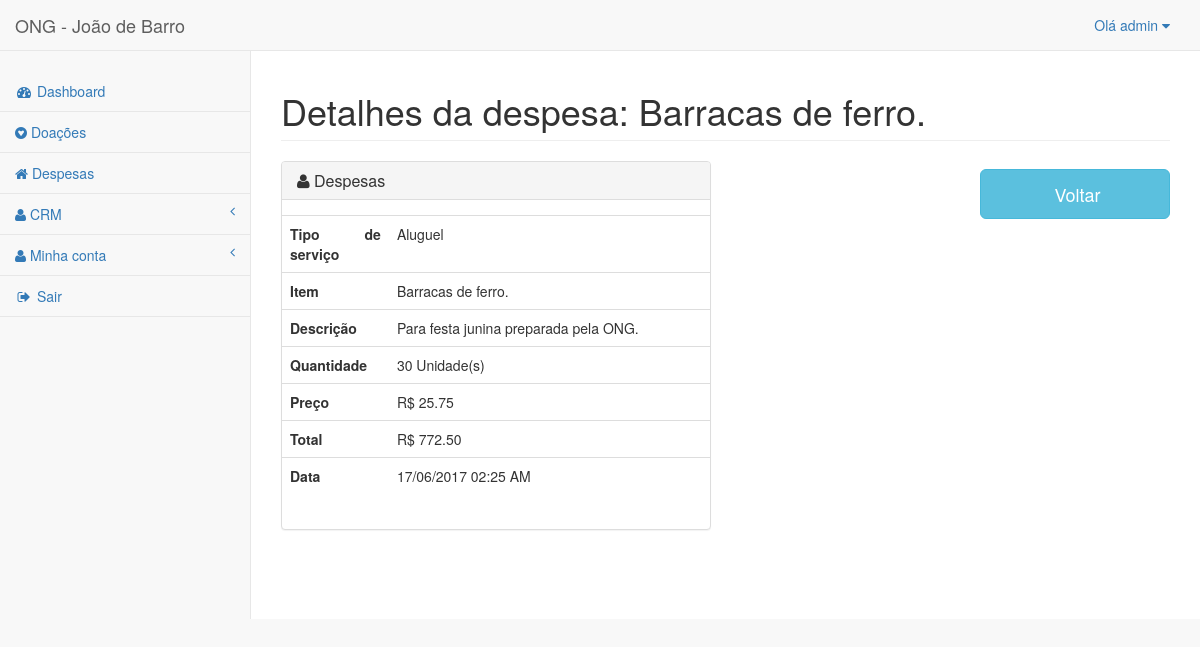
The page /despesas/detalhes/2/ (signed in) on the database as committed earlier.
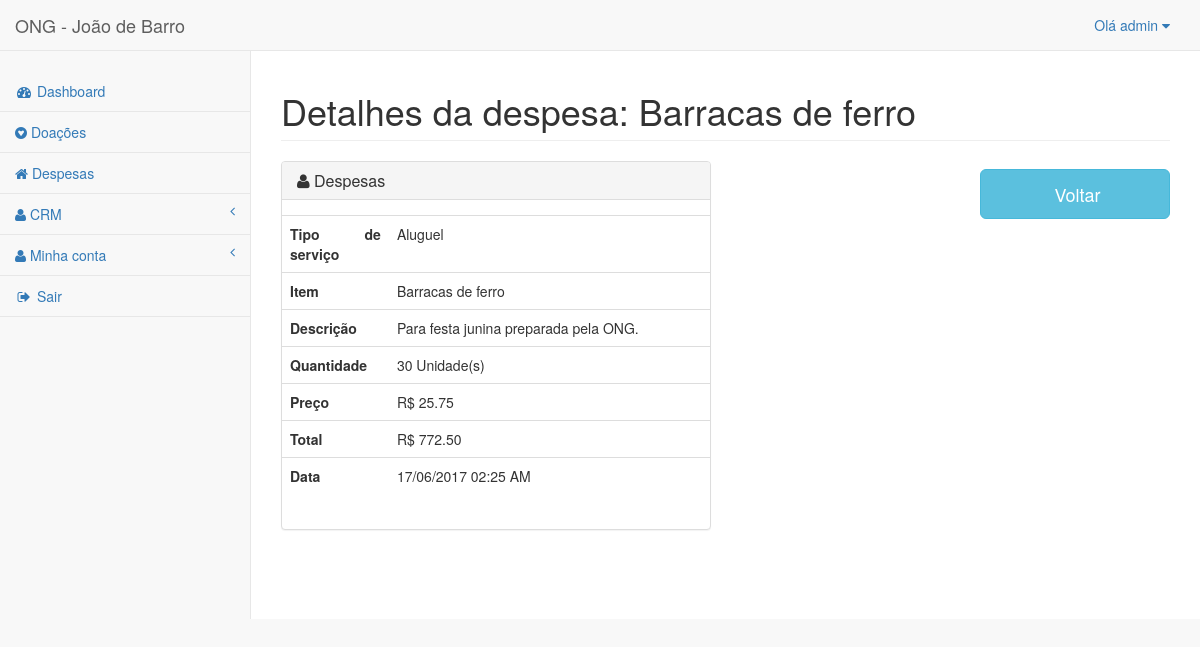
The same page on the database as committed later.
### expenses/models.py (models this page shows, shortened)
class Expenses(TimeStampedModel):
    service_type = models.CharField('Tipo de serviço', max_length=12,
                                    choices=EXPENSES_TYPE, default='Compra')
    item = models.CharField('Item', max_length=100, default='')
    description = models.TextField('Descrição', blank=True)
    quantity = models.IntegerField('Quantidade', default=0)
    unit = models.CharField('Unidade', max_length=14, choices=UNIT_TYPE,
                            default='')
    price = models.DecimalField('Preço', max_digits=6, decimal_places=2,
                                default=0)
    @property
    def total(self):
        return self.quantity * self.price
    class Meta:
        ordering = ['service_type']
        verbose_name = 'Despesa'
        verbose_name_plural = 'Despesas'

### expenses/views.py (the view)
class ExpensesDetailView(LoginRequiredMixin, DetailView):
    model = Expenses
    context_object_name = 'expenses'

### accounts/models.py (called while the page is built)
    def __str__(self):
        return self.name or self.username

### expenses/templates/expenses/expenses_detail.html (shortened to what this page needs)
{% extends "base.html" %}
{% load widget_tweaks %}
{% block spacename %} Detalhes da despesa: {{object.item}} {% endblock spacename %}
{% block container %}
<div class="container-fluid">
  <div class="row">
    <div class="col-md-6">
      <div class="panel-group">
        <div class="panel panel-default">
          <div class="panel-heading">
            <h4 class="panel-title"> <a data-toggle="collapse" href="#collapseOne">
              <span class="fa fa-user"></span> Despesas </a> </h4>
          </div>
          <div id="collapseOne" class="panel-collapse collapse in">
            <div class="panel-body">
              <div class="row">
                <table class="table table-user-information">
                  <tbody>
                    <tr>
                      <th class="col-md-3 text-justify"> Tipo de serviço </th>
                      <td>{{ expenses.service_type }}</td>
                    </tr>
                    <tr>
                      <th class="text-justify"> Item </th>
                      <td>{{ expenses.item }}</td>
                    </tr>
                    <tr>
                      <th class="text-justify"> Descrição </th>
                      <td>{{ expenses.description }}</td>
                    </tr>
                    <tr>
                      <th class="text-justify"> Quantidade </th>
                      <td>{{ expenses.quantity }} {{ expenses.unit }}</td>
                    </tr>
                    <tr>
                      <th class="text-justify">  Preço </th>
                      <td>R$ {{ expenses.price }}</td>
                    </tr>
                    <tr>
                      <th class="text-justify">  Total </th>
                      <td>R$ {{ expenses.total }}</td>
                    </tr>
                    <tr>
                      <th class="text-justify"> Data </th>
                      <td>{{ expenses.created_at|date:"d/m/Y H:i A" }}</td>
                    </tr>
                  </tbody>
                </table>
              </div>
            </div>
          </div>
        </div>
      </div>
    </div>
    <div class="col-md-6">
      <form class="navbar-form navbar-right" action="." method="get">
        <a href="{% url 'expenses:expense' %}">
          <button type="button" class="btn btn-info btn-lg" style="width: 190px; height: 50px">
             Voltar
          </button>
        </a>
      </form>
    </div>
  </div>
</div>
{% endblock %}

### core/templates/base.html (shortened to what this page needs)
<!DOCTYPE html>
{% load static %}
<html lang="pt">
<head>
    <link href="{% static 'bootstrap/css/bootstrap.min.css' %}" rel="stylesheet">
    <link href="{% static 'distt/css/sb-admin-2.min.css' %}" rel="stylesheet">
    <link href="{% static 'font-awesome/css/font-awesome.min.css' %}" rel="stylesheet" type="text/css">
</head>
<body>
  <div id="wrapper">
    <nav class="navbar navbar-default navbar-static-top" role="navigation" style="margin-bottom: 0">
      <div class="navbar-header">
        <a class="navbar-brand" href="index.html">ONG - João de Barro</a>
      </div>
      <ul class="nav navbar-top-links navbar-right">
        <li class="dropdown">
          <a class="dropdown-toggle" data-toggle="dropdown" href="#"> Olá {{ user }} <i class="fa fa-caret-down"></i></a>
        </li>
      </ul>
      <div class="navbar-default sidebar" role="navigation">
        <div class="sidebar-nav navbar-collapse">
          <ul class="nav" id="side-menu">
            <br>
            <li><a href="{% url 'index' %}"><i class="fa fa-dashboard fa-fw"></i> Dashboard </a></li>
            <li><a href="{% url 'donations:donation' %}"><i class="fa fa-gratipay"></i> Doações </a></li>
            <li><a href="{% url 'expenses:expense' %}"><i class="fa fa-home"></i> Despesas </a></li>
            <li><a href="#"><i class="fa fa-user"></i> CRM <span class="fa arrow"></span></a>
            </li>
            <li><a href="#"><i class="fa fa-user"></i> Minha conta <span class="fa arrow"></span></a>
            </li>
            <li><a href="{% url 'logout' %}"><i class="fa fa-sign-out fa-fw"></i> Sair </a></li>
          </ul>
        </div>
      </div>
    </nav>
    <div id="page-wrapper">
        <div class="row">
            <div class="col-lg-12">
                <h1 class="page-header">{% block spacename %}{% endblock spacename %}</h1>
            </div>
        </div>
        <div class="row">
            {% block container %} {% endblock %}
        </div>
    </div>
  </div>
</body>
</html>

Rows that differ between the two databases and show on the page:
changed Expenses "Aluguel": item "Barracas de ferro." → "Barracas de ferro"
